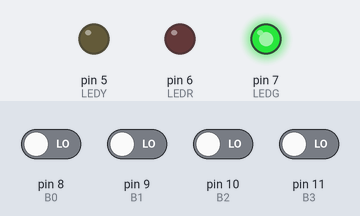
Bench run of a sketch on a simulated Arduino Uno, built with avr-gcc and run on an emulated ATmega328P. Parts: output pins drawn as LEDs (lit = HIGH). The inputs (shaded band) are chosen by the test bench; at power-on: pin 8 (B0), pin 9 (B1), pin 10 (B2), pin 11 (B3) LOW.

Above: at 1.2 s.
1.3 s: pin 8 (B0) driven HIGH
At 2.0 s:
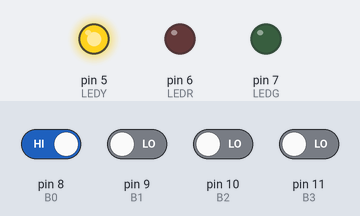
2.8 s: pin 9 (B1) driven HIGH
At 3.1 s:
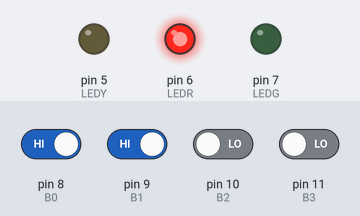
4.3 s: pin 9 (B1) driven LOW
At 5.5 s:
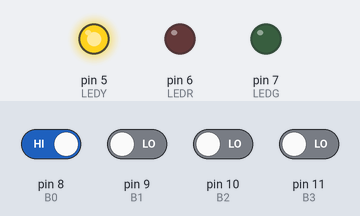
5.8 s: pin 8 (B0) driven LOW
At 6.6 s:
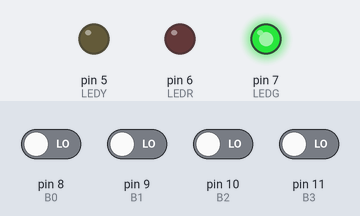
Timing chart, 0 to 8.3 s (numbered marks = the images above; inputs shaded):
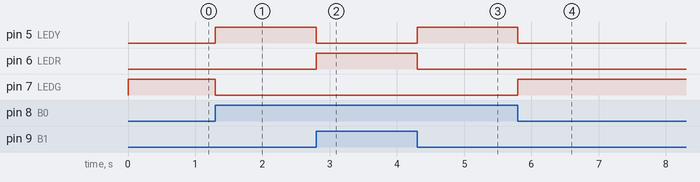

The sketch:

hw2.ino
```cpp
#define LEDY 5
#define LEDR 6
#define LEDG 7
#define B0 8
#define B1 9
#define B2 10
#define B3 11


void setup() {
  pinMode(LEDR,OUTPUT);
  pinMode(LEDG,OUTPUT);
  pinMode(LEDY,OUTPUT);
  pinMode(B0,INPUT);
  pinMode(B1,INPUT);
  pinMode(B2,INPUT);
  pinMode(B3,INPUT);

}

void loop() {

  int vote0 = (digitalRead(B0)) ? 1 : 0;
  int vote1 = (digitalRead(B1)) ? 1 : 0;
  int vote2 = (digitalRead(B2)) ? 1 : 0;
  int vote3 = (digitalRead(B3)) ? 1 : 0;

  int votes = vote0 + vote1 + vote2 + vote3;

  if (votes == 0 || votes == 4) {
    digitalWrite(LEDG,HIGH);
    digitalWrite(LEDR,LOW);
    digitalWrite(LEDY,LOW);
  }

  else if (votes == 1 || votes == 3){
    digitalWrite(LEDG,LOW);
    digitalWrite(LEDR,LOW);
    digitalWrite(LEDY,HIGH);
  }
  else {
    digitalWrite(LEDG,LOW);
    digitalWrite(LEDR,HIGH);
    digitalWrite(LEDY,LOW);
  }

}
```

Measured:
- after the input at 1.3 s, pin 5 (LEDY): LOW → HIGH at once; pin 7 (LEDG): HIGH → LOW at once
- after the input at 2.8 s, pin 5 (LEDY): HIGH → LOW at once; pin 6 (LEDR): LOW → HIGH at once
- after the input at 4.3 s, pin 5 (LEDY): LOW → HIGH at once; pin 6 (LEDR): HIGH → LOW at once
- after the input at 5.8 s, pin 5 (LEDY): HIGH → LOW at once; pin 7 (LEDG): LOW → HIGH at once
